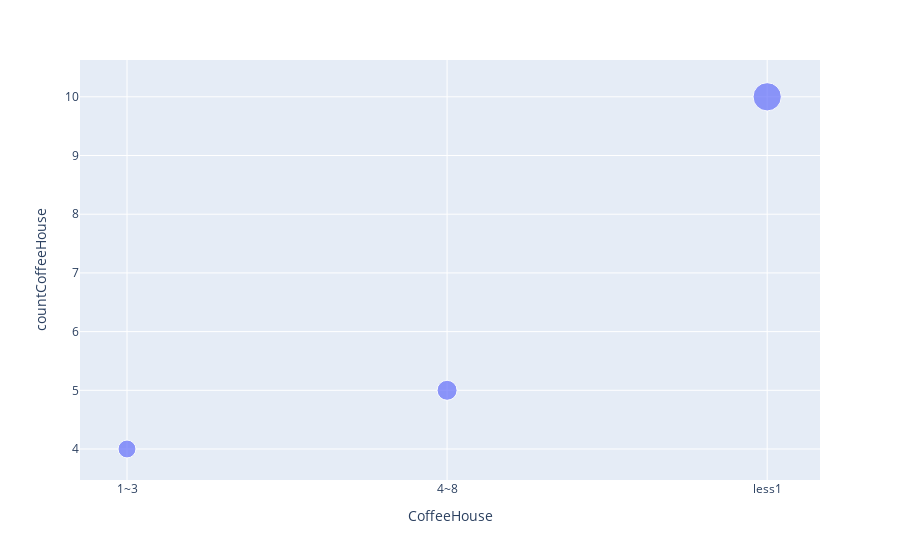

The notebook cell this image was saved under:
### Code cell
# Get a dataframe for accpeted coupon type of Coffee House
acceptedCouponTypeforCoffeeHouse = acceptedCouponData.query('coupon == "Coffee House"')

# Make another dataframe for accepted coupon type of Coffee House, grouped by its column CoffeeHouse and its unique values
acceptedCoffeeHouseDataCounts = acceptedCouponTypeforCoffeeHouse.groupby('CoffeeHouse')[['CoffeeHouse']].value_counts().reset_index()
acceptedCoffeeHouseDataCounts.columns = ['CoffeeHouse',  'countCoffeeHouse']

print(acceptedCoffeeHouseDataCounts)

# Plot the distribution to show how many accepted coupons visited a CoffeeHouse between 1-3 times, 4-8 times and less than 1 time a month
figA = px.scatter(acceptedCoffeeHouseDataCounts, x = "CoffeeHouse", y = "countCoffeeHouse", size = "countCoffeeHouse")
figA.show()

# Conclusion = Coupon types of CoffeeHouse allows for customers (10 out of the total 19 accepted) accepting this coupon type to visit less than 1-time a month because of a coupon presented

# What other observations can I make by merging these 2 dataframes together?
merged_df = pd.merge(acceptedCouponTypeforCoffeeHouse, acceptedCoffeeHouseDataCounts, on=['CoffeeHouse'], how = 'outer').set_index('coupon')
print(merged_df)

figO = px.scatter(merged_df, x = "CoffeeHouse", y = "countCoffeeHouse", marginal_y = "histogram", marginal_x = "histogram", color="maritalStatus")
figO.show()

# Conclusion = Singles visit coffee house more often (4-8 times) than Married partners for accepted coffee house type coupons 


# Box plot to visualize distribution of counts across accepted coffee house coupon types across various destinations.
figX = px.box(merged_df, y = "countCoffeeHouse", color = "destination")
figX.show()

# Conclusion = Customers are more likely to accept coffee house type coupons when their destination is "No Urgent Place" - median 10.
# They are less likely to accept coffee house type coupons when their destination is "Home' - median 5.

### Figure 1 — Plotly figure (JSON) as saved in the notebook; plotly's stock layout.template omitted (floating-point values rounded to 4 significant figures)
{"data": [{"hovertemplate": "CoffeeHouse=%{x}<br>countCoffeeHouse=%{marker.size}<extra></extra>", "legendgroup": "", "marker": {"color": "#636efa", "size": [4, 5, 10], "sizemode": "area", "sizeref": 0.025, "symbol": "circle"}, "mode": "markers", "name": "", "orientation": "v", "showlegend": false, "type": "scatter", "x": ["1~3", "4~8", "less1"], "xaxis": "x", "y": [4, 5, 10], "yaxis": "y"}], "layout": {"autosize": true, "legend": {"itemsizing": "constant", "tracegroupgap": 0}, "margin": {"t": 60}, "xaxis": {"anchor": "y", "autorange": true, "domain": [0, 1], "range": [-0.1385, 2.152], "title": {"text": "CoffeeHouse"}, "type": "category"}, "yaxis": {"anchor": "x", "autorange": true, "domain": [0, 1], "range": [3.268, 10.93], "title": {"text": "countCoffeeHouse"}, "type": "linear"}}}
